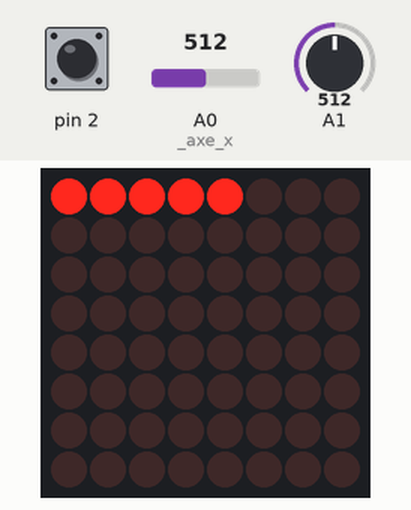
A sketch run on a simulated Arduino Uno, built with avr-gcc and run on an emulated ATmega328P. On the bench: 8×8 LED matrix. Inputs (shaded band) come from the test bench; at power-on: pin 2 HIGH, A0 (_axe_x) = 512, A1 = 512.

Above: at 1.4 s.
1.5 s: pin 2 pulled LOW for 0.15 s
At 2.8 s:
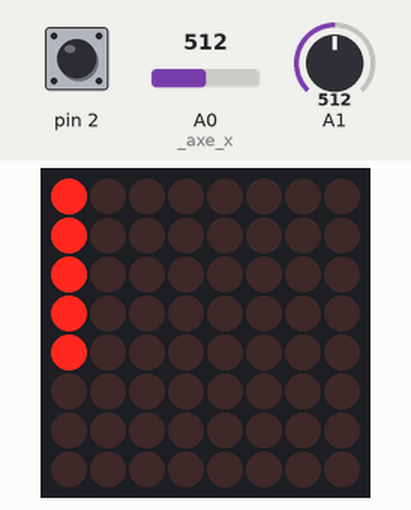
3.1 s: pin 2 pulled LOW for 1 s
At 5.2 s:
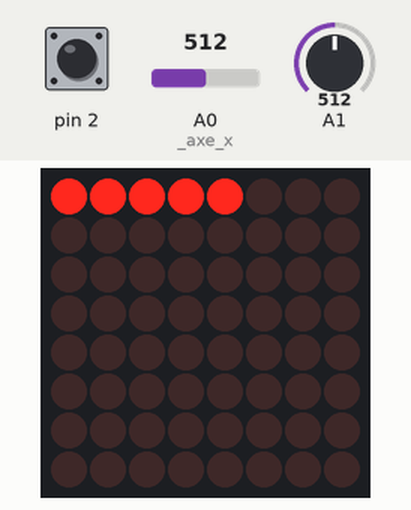
Timing chart, 0 to 6.7 s (numbered marks = the images above; inputs shaded):
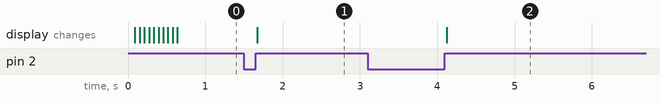

Measured:
- after the input at 1.5 s, the display: changes after 0.17 s (image 1)
- after the input at 3.1 s, the display: changes after 1.0 s (image 2)

The sketch:

main.ino
```cpp
//Bibliothèques officielles
#include <SoftwareSerial.h>

//Bibliothèques personnels
#include "Fleet.h"
#include "Boat.h"
#include "Joystick.h"
#include "rgb_lcd.h"
#include "LedControl.h"

//Variables
#include "header.h"

#define NB_BOATS 4

#define ADDRESS 0
#define WIDTH 8    //Dimensions de la matrice
#define HEIGHT 8

//Instances
Fleet fleet(NB_BOATS);                                          //new fleet
SoftwareSerial bluetooth(RX,TX);                                //simulate Bluetooth
Grid grid(WIDTH, HEIGHT, DIN, CLK, CS, ADDRESS, NB_BOATS);      //new grid
Joystick _joystick (AXE_X, AXE_Y, BUTTON, INPUT_PULLUP);         //type is INPUT_PULLUP or nothing

Boat b1("porte", 5, &bluetooth, VITESSE_UART);
Boat b2("cuirasse", 4, &bluetooth, VITESSE_UART);
Boat b3("marin", 3, &bluetooth, VITESSE_UART);
Boat b4("corvette", 2, &bluetooth, VITESSE_UART);


//Boat *boats [NB_BOATS] = {new Boat("a", 5, 13), new Boat("b", 4, 13), new Boat("x", 3, 13), new Boat("az", 2, 13)}; //Erreur avec nom

void setup() {

  _joystick.begin();
  _joystick.setShortTime(50);
  _joystick.setLongTime(1000);

  //Fleet
  fleet.addCommunication(&bluetooth, VITESSE_UART);
  fleet.addMap(&grid);
  fleet.addKeyBoard(&_joystick);

  fleet.addBoat(&b1);
  fleet.show(&b1);
  fleet.setLocation(&b1);
  delay(3000);
  fleet.show(&b2);
  fleet.setLocation(&b2);
delay(3000);

}

void loop() {


}//Fin loop
```

Boat.cpp
```cpp
/*
Projet Bataille Navale
Antoine SCAVINER - Nicolas LE GUERROUE
Fichier de définition de la bibliothèque Boat
*/
#include "Boat.h"
#include <SoftwareSerial.h>

/*########################################################
#  Constructors
##########################################################*/
Boat::Boat() {
  SoftwareSerial a(4,5);
  Boat("default_name", 3, &a, 9600);

}//End Boat::Boat

Boat::Boat(String name, uint8_t length, SoftwareSerial *debug_comm, unsigned long speed)  {

  _direction = 0;
  _name = name;
  _length = length;

  _debug_comm = debug_comm;


  _x_points = (int *) malloc(sizeof(int)*_length);
  _y_points = (int *) malloc(sizeof(int)*_length);

  debug_comm->begin(speed);
  debug_comm->println(">>> [Boat] : '"+name+"' - Length = "+String(_length));
  if(_x_points==nullptr || _y_points==nullptr) {
    _debug_comm->println("Impossible to create boat");
  }

  //Compute points on y of boat with direction to up and length given

  for (uint8_t i = 0; i < _length; ++i){

    _y_points[i] = i;
    _x_points[i] = 0;

  }//End for

  computeData();
  getData();

}//End Boat::Boat

/*########################################################
#  functions (private)
##########################################################*/

String Boat::getName() {

  return _name;

}//End Boat::getName

uint8_t Boat::getLength() {

  return _length;

}//End Boat::getLength


void Boat::changeOrientation() {

  _direction = !(_direction);
  _debug_comm->println(">>> [Boat] Rotation of '"+_name+"'boat ");
  computeDataMoving();

}//End Boat::changeOrientation

int Boat::getOrientation() {

 return _direction;

}//End Boat::changeOrientation


void Boat::up() {

  if(_y!=(_max_size_grid-1) ) { //can up
    _y++;
    computeData();
  }//End if
  else {

  }//End else
}//End Boat::up

void Boat::down() {
  if(_y!=0) {
    _y--;
    computeData();
  }
  else {

  }//End else

}//End Boat::down

void Boat::right() {

  if(_x!=(_max_size_grid-1)) { //can up
    _x++;
    computeData();
  }//End if
  else {

  }//End else

}//End Boat::right

void Boat::left() {
  if(_x!=0) {
    _x--;
    computeData();
  }
  else {

  }//End else

}//End Boat::left


void Boat::computeData() {

  if(_direction==0) {//up
    for (int i = 0; i < _length; ++i) {  _y_points[i]=_y+i; }//End for
  }//End if

  if(_direction==1) { //right

    for (int i = 0; i < _length; ++i) {  _x_points[i]=_x+i;
    }//End for
  }//End if

}//End Boat::computeData

void Boat::computeDataMoving() {

  if(_direction==0) {//up
    for (int i = 0; i < _length; ++i) {  _y_points[i]=_y+i; _x_points[i]=0;}//End for
  }//End if

  if(_direction==1) { //right

    for (int i = 0; i < _length; ++i) {  _x_points[i]=_x+i; _y_points[i]=0;
    }//End for
  }//End if

}//End Boat::computeDataMoving

bool Boat::isHere(uint8_t x, uint8_t y) {

  for (uint8_t i = 0; i < _length; ++i) {

    if(_x_points[i]==x && _y_points[i]==y) {
      return true;
    }//End if

  }//End for

  return false;

}//End Boat::isHere

int **Boat::getData() {

    //Create array
   int ** return_array = (int **)malloc(sizeof(int*)*_length );

     if(return_array==nullptr) {
    for(int i=0;i<50;i++) {
      digitalWrite(_debug_pin, 1);
      delay(50);
      digitalWrite(_debug_pin, 0);
      delay(50);
    }
  }
   for (uint8_t index = 0; index<_length; index++ )
   {
      return_array[index] = (int *)malloc(2*sizeof(int) );
      return_array[index][0] = _x_points[index];
      return_array[index][1] = _y_points[index];
   }
   return return_array;


}//End Boat::getData

int **Boat::getDataSink() {

    //Create array
   int ** return_array = (int **)malloc(sizeof(int*)*_length );
   for (uint8_t index = 0; index<_length; index++ )
   {
      return_array[index] = (int *)malloc(2*sizeof(int) );
      return_array[index][0] = _x_points_removed[index];
      return_array[index][1] = _y_points_removed[index];
   }
   return return_array;


}//End Boat::getDataSink

void Boat::sink() {

  free(_x_points);
  free(_y_points);

  free(_x_points_removed);
  free(_y_points_removed);

}//End Boat::sink
```

Boat.h
```cpp
/*
Projet Bataille Navale
Antoine SCAVINER - Nicolas LE GUERROUE
Fichier de déclaration de la bibliothèque Boat
*/
#ifndef BOAT
#define BOAT

//Inclusions des bibliothèques
#include <Arduino.h>
#include <SoftwareSerial.h>
//Constantes

namespace boat {

const uint8_t UP = 0;
const uint8_t DOWN = 1;
const uint8_t RIGHT = 2;
const uint8_t LEFT = 3;

}

//Classe Boat
class Boat
{
public:

  /*########################################################
  #  Constructors
  ##########################################################*/
  Boat();
  Boat(String name, byte length, SoftwareSerial *debug_comm, unsigned long speed);

  /*########################################################
  #  functions (public)
  ##########################################################*/

  //Attributes
  String getName();                   //Get name of boat
  uint8_t getLength();                //Get length of boat

  //actions
  void changeOrientation();                 //Change orientation of boat
  int getOrientation();
  void up();                          //move boat (up)
  void down();                        //move boat (down)
  void right();                       //move boat (right)
  void left();                        //move boat (left)

  bool isHere(uint8_t x, uint8_t y);    //Check if boat is here
  int **getData();                      //All points of boat
  int **getDataSink();                  //points don't show
  void sink();                          //free pointer


private:

  /*########################################################
  #  functions (private)
  ##########################################################*/
  void computeData(); //Compute new place of boat
  void computeDataMoving(); //Compute new place of boat

  /*########################################################
  #  attributes (private)
  ##########################################################*/
  String _name ="default_boat";               //Name of boat
  uint8_t _direction = 0;                   //Direction -> 0=up, 1=right
  uint8_t _length = 0;                      //Length of boat ->width=1

  int *_x_points = nullptr;                 //List of x points of boat
  int *_y_points = nullptr;                 //List of y points of boat

  uint8_t *_x_points_removed = nullptr;                 //List of x points of boat to blink
  uint8_t *_y_points_removed = nullptr;                 //List of y points of boat to blink

  uint8_t _x = 0;                       //Current x
  uint8_t _y = 0;                       //Current y

  uint8_t _max_size_grid = 8;

  uint8_t _debug_pin = 13;

  SoftwareSerial *_debug_comm = nullptr;

};
#endif
```

Fleet.cpp
```cpp
#include "Fleet.h"
#include "Grid.h"
#include "Boat.h"
#include "Joystick.h"
#include "header.h"

Fleet::Fleet(byte size_fleet) {

  boats = (Boat *) malloc(sizeof(Boat)*size_fleet);
}//End Fleet::Fleet


void Fleet::addCommunication(SoftwareSerial *tmp_comm, unsigned long speed) {

  _comm = tmp_comm;
  _comm->begin(speed);
 // _comm->println("BEGIN [0xf47]");


}//End Fleet::addCommunication


void Fleet::addMap(Grid *grid) {

  _grid = grid;
  grid->blink(5,50);

}//End Fleet::addMap


void Fleet::addKeyBoard(Joystick *joystick) {

  _joystick = joystick;
  _joystick->begin();

}//End Fleet::addMap

void Fleet::println(String message) {

  _comm->println(message);


}//End Fleet::println

void Fleet::println(int message) {

  _comm->println(message);


}//End Fleet::println


void Fleet::addBoat(Boat *boat) {


  boats[_nb_boats] = *boat;
  _nb_boats++;
  println(">>> [Fleet] Boat '"+String(boat->getName()+"' added in fleet"));

}//End Fleet::addBoat


int Fleet::size() {

  return _nb_boats;
}


void Fleet::rotateBoat(Boat *boat) {

   boat->changeOrientation();


}//End rotateBoat

bool Fleet::setLocation(Boat *boat) {

  int etat = 0;
  //################# BEGIN ROTATE ##########################
 do {

  etat = _joystick->read();
  println(etat);

  if (etat==joystick::SHORT_PUSH) {

    //lcd.clear();
    println("Rotation...");
    println(boat->getOrientation());
    boat->changeOrientation();
    println(boat->getOrientation());
    show(boat);
    delay(ANTI_REBOND);
    //lcd.clear();

  }//Fin if appui_court

 } while(etat!=joystick::LONG_PUSH);
 delay(500);
 println("[Fleet] End rotation");
 delay(200);

      //################# END ROTATE ##########################

      //################# BEGIN MOVE ##########################
      do {

        etat = _joystick->read();
        println(_joystick->read());


          if(etat==joystick::LEFT) { //gauche
            moveBoat(boat, boat::LEFT);
            show(boat);
            println("left");
            delay(DELAI_DEPLACEMENT);
          }

          if(etat==joystick::RIGHT) { //droite
            moveBoat(boat, boat::RIGHT);
            show(boat);
            println("right");
            delay(DELAI_DEPLACEMENT);
          }

          if(etat==joystick::DOWN) { //bas
            moveBoat(boat, boat::DOWN);
            show(boat);
            println("down");
            delay(DELAI_DEPLACEMENT);
          }


          if(etat==joystick::UP) { //haut
            moveBoat(boat , boat::UP);
            show(boat);
            println("up");
            delay(DELAI_DEPLACEMENT);
          }

          if(etat==joystick::LONG_PUSH) { //appui long


            println(">>> [Fleet] Location over");
            delay(1000);
            delay(DELAI_DEPLACEMENT);
          }


} while (1); //joystick var glob
      //################# END MOVE ##########################


}//End Bota::setLocation


bool Fleet::moveBoat(Boat *boat, int direction) {

      println("Direction"+String(direction));

      switch(direction) {

        case boat::UP:

          println("Boat move to up");
          boat->up();
          break;

        case boat::DOWN:

          println("Boat move to down");
          boat->down();
          break;

        case boat::RIGHT:

          println("Boat move to right");
          boat->right();
          break;

        case boat::LEFT:

          println("Boat move to left");
          boat->left();
          break;

        default:

          //std::cout << "The input direction is forbidden \n";
          break;


      }//End switch


}//End moveBoat


bool Fleet::fire(int x, int y) {
  //std::cout << "Foud boat at (" << x << "<" << y << "\n";
  int nb_target = 0;
  for (int i = 0; i < _nb_boats; i++)
  {

    if(boats[i].isHere(x,y)) {
      //std::cout << "Foud boat at (" << x << "," << y << ")\n";
      nb_target++;
    }
  }
  if (nb_target==0) {
    //std::cout << "Any boat at (" << x << "," << y << ")\n";
  }
}//Fleet.fire()


void Fleet::show(Boat *boat) {

  _grid->show(boat);
  println(">>> [Fleet] Display '"+boat->getName()+"' boat");

}//End Fleet::show
```

Fleet.h
```cpp
#ifndef FLEET
#define FLEET

#define MAX_BOATS 4 //Define max number boats

#include <SoftwareSerial.h>

#include "Boat.h"
#include "Grid.h"
#include "Joystick.h"

class Fleet

{

public:

  Fleet(byte size_fleet);
  int size();

  void addCommunication(SoftwareSerial *tmp_comm, unsigned long speed);
  void addBoat(Boat *boat);
  void addMap(Grid *grid);
  void addKeyBoard(Joystick *joystick);

  void println(String message);
  void println(int message);

  void rotateBoat(Boat *boat);
  bool setLocation(Boat *boat);
  bool moveBoat(Boat *boat, int direction);
  bool removeBoat();

  void show(byte target); //display points or boats
  void show(Boat *boat);
  bool fire(int x, int y);

private:

  SoftwareSerial *_comm;
  Grid *_grid;
  Joystick *_joystick;

  byte _nb_boats = 0; //Default : 0 boat is available
  Boat *boats;// = nullptr;


};
#endif
```

Grid.cpp
```cpp
#include "Grid.h"
#include "LedControl.h"
#include "Boat.h"

Grid::Grid(const byte width,const byte height,const byte din_pin,const byte clk_pin,const byte cs_pin, const byte address, const byte nb_boats) : LedControl(din_pin,clk_pin,cs_pin,1) {
//Mise à jour des variables privées

_width = width;
_height = height;

_address = address;

shutdown(_address,false);//false=POWER ON
setIntensity(_address,1);
clearDisplay(_address);

}//End Grid::Grid

void Grid::blink(int count, int period) {

  for(int i=0;i<count;i++)  {

      for(int width=0;width<_width;width++){//row

          for(int height=0;height<_height;height++){//col

            setLed(_address, width, height, true);

          }//End for height
    }//End for

    delay(period);

      for(int width=0;width<_width;width++){//row

          for(int height=0;height<_height;height++){//col

            setLed(_address, width, height, false);

          }//End for height
    }//End for

    delay(period);

  }//End for

}

void Grid::show(Boat *boat){ //display one boat only

  clearDisplay(0);
  int ** points = boat->getData();

  for(uint8_t index = 0;index<boat->getLength();index++) {

    setLed(_address, points[index][0], points[index][1], 1);

  }//End for points

}//End Grid::show
```

Grid.h
```cpp
#include "LedControl.h"
#include "Boat.h"

#ifndef GRID
#define GRID

class Grid : public LedControl {

    public:

    Grid(const byte width,const byte height,const byte din_pin,const byte clk_pin,const byte cs_pin, const byte address, const byte nb_boats); //Constructeur
    void blink(int count, int period);

    void show(Boat * boat);
    private:   //variables privées non accessible de manière directe

    byte _width = 0;
    byte _height = 0;

    byte _address = 0;

};//End class Grid

#endif
```

Joystick.cpp
```cpp
/* Bibliothèque Joystick by Nicolas LE GUERROUE
 */
#include "Joystick.h"
#include "Arduino.h"

Joystick::Joystick(int axe_x, int axe_y, int button, int type) { //Constructeur

    _axe_x=axe_x;
    _axe_y=axe_y;
    _button=button;
    _mode=type;

}//Fin constructeur

void Joystick::begin() {

    pinMode(_axe_x, INPUT);
    pinMode(_axe_y, INPUT);
    if(_mode==INPUT_PULLUP) { pinMode(_button, INPUT_PULLUP); }
    else { pinMode(_button, INPUT); }

}//Fin begin


void Joystick::setShortTime(int short_delay) {

  _short_delay = short_delay;

}//Fin setShortTime

void Joystick::setLongTime(int long_delay) {

  _long_delay = long_delay;

}//Fin setLongTime

uint16_t Joystick::read() {

    int val_x = analogRead(_axe_x);
    int val_y = analogRead(_axe_y);
    bool state = digitalRead(_button);
    if(val_x<(512+joystick::OFFSET) && val_y>joystick::MAX)     {delay(joystick::BOUND);return joystick::UP;}
    else if(val_x<(512+joystick::OFFSET) && val_y<joystick::MIN)  {delay(joystick::BOUND);return joystick::DOWN;}
    else if(val_x>joystick::MAX && val_y<(512+joystick::OFFSET))  {delay(joystick::BOUND);return joystick::LEFT;}
    else if(val_x<joystick::MIN && val_y<(512+joystick::OFFSET))  {delay(joystick::BOUND);return joystick::RIGHT;}

    else if(state==false and _mode==INPUT_PULLUP)             {

      int begin_time=millis();
      int time=0;

      do{

        state = digitalRead(_button);
        time=millis();

      }while(state==false);

      if(time-begin_time >_long_delay)  {delay(joystick::BOUND);return joystick::LONG_PUSH;}
      else if(time-begin_time >_short_delay)  {delay(joystick::BOUND);return joystick::SHORT_PUSH;}
      else {return joystick::VOID;}

    }//Fin else if

    else if(state==true and _mode!=INPUT_PULLUP)             {

      int begin_time=millis();
      int time=0;

      do{

        state = digitalRead(_button);
        time=millis();

      }while(state==true);

      if(time-begin_time >_long_delay)  {delay(joystick::BOUND);return joystick::LONG_PUSH;}
      else if(time-begin_time >_short_delay)  {delay(joystick::BOUND);return joystick::SHORT_PUSH;}
      else {return joystick::VOID;}

    }//Fin else if

    else {return joystick::VOID;}

}//Fin read
```

header.h
```cpp
//Branchement des matrices [à mettre en série...]

#define DIN 10     //Broche DIN
#define CS 11      //Broche CS
#define CLK 12    //Broche CLK
#define MAX7219 1 //Nombre de led


#define INTENSITE_LUMIERE_ATTAQUE 1 //Intensité lumineuse de la matrice de l'attaque [de 1 à 9]
#define INTENSITE_LUMIERE_DEFENSE 1 //Intensité lumineuse de la matrice de l'attaque [de 1 à 9]

//Bluetooth
#define RX 0
#define TX 1


//display
#define BOATS 0x00
#define TARGETS 0x01


#define START "START"
#define STOP "END"


//Ordres à l'adversaire
#define ATTAQUE "A"
#define TOUCHE "T"
#define COULE "C"
#define MANQUE "E"
#define TIRE "F"
#define PERDU "P"
//Branchement du potentiomètre

#define AXE_X A0
#define AXE_Y A1
#define BUTTON 2    //Broche numérique du bouton

#define DELAI_APPUI_COURT 100  //temps de pression pour effectuer un appui court
#define DELAI_APPUI_LONG 1000   //...
#define ANTI_REBOND 200     //Anti-rebond du bouton
#define DELAI_DEPLACEMENT 50  //Délai entre chaque déplcement d'un point ou d'un bouton

//Écran LCD

#define LIGNES 2    //Dimensions LCD
#define COLONNES 16
#define MESSAGE "Placer le bateau avec le joystick"


#define ROUGE 0
#define VERT 100
#define BLEU 255


//Protocole de communication

//Vitesse de Communication [bauds, bits/seconde]
#define VITESSE_UART 115200
```

Source omitted: Joystick.h (1377 bytes)
